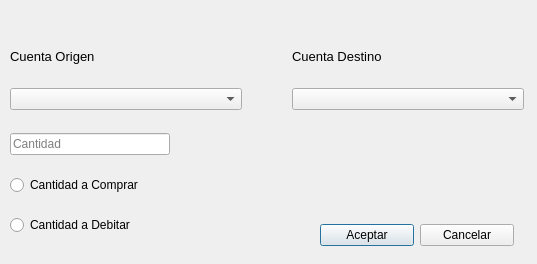
<?xml version="1.0" encoding="UTF-8"?>
<ui version="4.0">
 <class>TradeDialog</class>
 <widget class="QDialog" name="TradeDialog">
  <property name="geometry">
   <rect>
    <x>0</x>
    <y>0</y>
    <width>537</width>
    <height>264</height>
   </rect>
  </property>
  <property name="windowTitle">
   <string>Operar...</string>
  </property>
  <widget class="QWidget" name="horizontalLayoutWidget">
   <property name="geometry">
    <rect>
     <x>320</x>
     <y>220</y>
     <width>194</width>
     <height>31</height>
    </rect>
   </property>
   <layout class="QHBoxLayout" name="horizontalLayout">
    <item>
     <widget class="QPushButton" name="btnAccept">
      <property name="text">
       <string>Aceptar</string>
      </property>
     </widget>
    </item>
    <item>
     <widget class="QPushButton" name="btnCancel">
      <property name="text">
       <string>Cancelar</string>
      </property>
     </widget>
    </item>
   </layout>
  </widget>
  <widget class="QWidget" name="verticalLayoutWidget">
   <property name="geometry">
    <rect>
     <x>10</x>
     <y>30</y>
     <width>514</width>
     <height>80</height>
    </rect>
   </property>
   <layout class="QVBoxLayout" name="verticalLayout">
    <item>
     <layout class="QHBoxLayout" name="horizontalLayout_3">
      <property name="spacing">
       <number>50</number>
      </property>
      <item>
       <widget class="QLabel" name="label_2">
        <property name="font">
         <font>
          <pointsize>10</pointsize>
         </font>
        </property>
        <property name="autoFillBackground">
         <bool>false</bool>
        </property>
        <property name="text">
         <string>Cuenta Origen</string>
        </property>
       </widget>
      </item>
      <item>
       <widget class="QLabel" name="label">
        <property name="font">
         <font>
          <pointsize>10</pointsize>
         </font>
        </property>
        <property name="autoFillBackground">
         <bool>false</bool>
        </property>
        <property name="text">
         <string>Cuenta Destino</string>
        </property>
       </widget>
      </item>
     </layout>
    </item>
    <item>
     <layout class="QHBoxLayout" name="horizontalLayout_2">
      <property name="spacing">
       <number>50</number>
      </property>
      <item>
       <widget class="QComboBox" name="orgCrrncy"/>
      </item>
      <item>
       <widget class="QComboBox" name="dstCrrncy"/>
      </item>
     </layout>
    </item>
   </layout>
  </widget>
  <widget class="QWidget" name="verticalLayoutWidget_2">
   <property name="geometry">
    <rect>
     <x>10</x>
     <y>119</y>
     <width>160</width>
     <height>131</height>
    </rect>
   </property>
   <layout class="QVBoxLayout" name="verticalLayout_2">
    <item>
     <widget class="QLineEdit" name="buyerEdit">
      <property name="placeholderText">
       <string>Cantidad</string>
      </property>
     </widget>
    </item>
    <item>
     <widget class="QRadioButton" name="btnComprar">
      <property name="text">
       <string>Cantidad a Comprar</string>
      </property>
     </widget>
    </item>
    <item>
     <widget class="QRadioButton" name="btnDebitar">
      <property name="text">
       <string>Cantidad a Debitar</string>
      </property>
     </widget>
    </item>
   </layout>
  </widget>
 </widget>
 <resources/>
 <connections/>
</ui>
